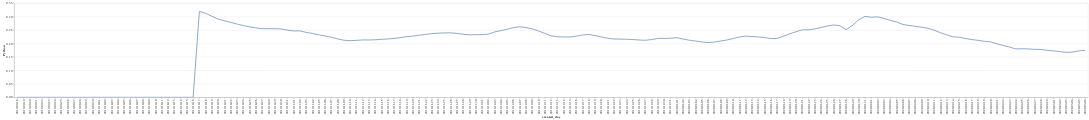

The code cell stored with this chart in its notebook:
### Code cell
# perTable.plot()
c = alt.Chart(perTable.reset_index()).mark_line().encode(x="created_day",y="Python")
c.interactive()

### Figure 1 — Vega-Lite specification as saved in the notebook (floating-point values rounded to 4 significant figures; data arrays with more than 128 entries replaced by an {"elided": "..."} marker saying what was removed)
{"config": {"view": {"continuousWidth": 400, "continuousHeight": 300}}, "data": {"name": "data-3f64059bb10864ed1aab95670af20ad4"}, "mark": "line", "encoding": {"x": {"type": "nominal", "field": "created_day"}, "y": {"type": "quantitative", "field": "Python"}}, "selection": {"selector008": {"type": "interval", "bind": "scales", "encodings": ["x", "y"]}}, "$schema": "https://vega.github.io/schema/vega-lite/v4.0.2.json", "datasets": {"data-3f64059bb10864ed1aab95670af20ad4": {"elided": "171 records"}}}
